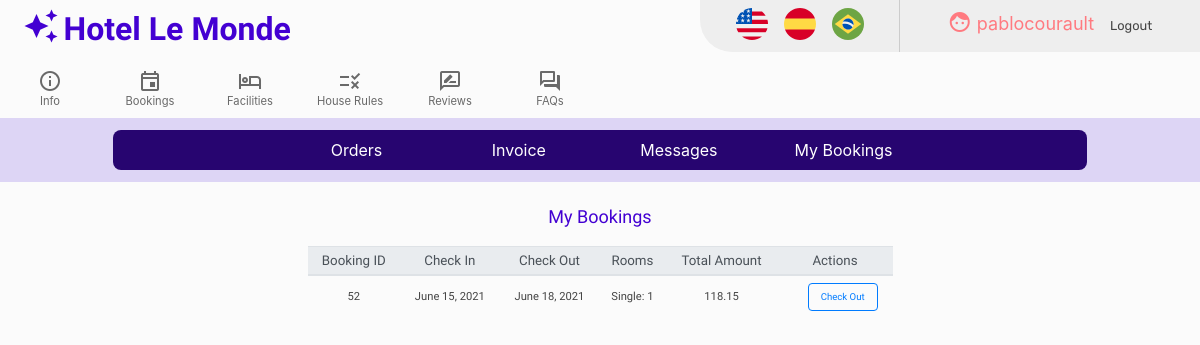
The page /mybookings (signed in) on the database as committed earlier.
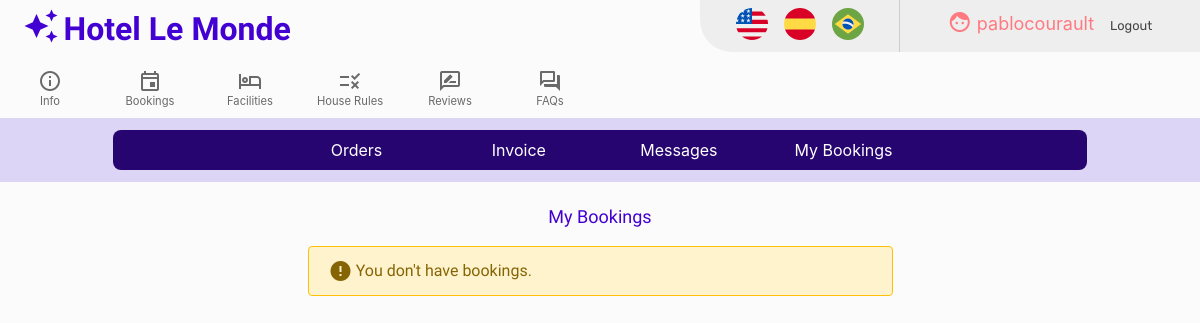
The same page on the database as committed later.
### hotel/models.py (models this page shows, shortened)
class Bookings(models.Model):
       user = models.ForeignKey(User, on_delete=models.CASCADE, blank=False)
       singles = models.IntegerField(validators=[MinValueValidator(0),
                                                 MaxValueValidator(8)],default=0)
       doubles = models.IntegerField(validators=[MinValueValidator(0),
                                                 MaxValueValidator(16)],default=0)
       triples = models.IntegerField(validators=[MinValueValidator(0),
                                                 MaxValueValidator(8)],default=0)
       quadruples = models.IntegerField(validators=[MinValueValidator(0),
                                                    MaxValueValidator(4)],default=0)
       checkin_date = models.DateField(blank=False, auto_now=False, auto_now_add=False)
       checkout_date = models.DateField(blank=False, auto_now=False, auto_now_add=False)
       checkout_code = models.CharField(max_length=6, blank=False)
       amount = models.DecimalField(blank=False, max_digits=8, decimal_places=2)
       checkin = models.BooleanField(default=False)

### hotel/views.py (the view, shortened to what this page needs)
# urls.py: path("mybookings", views.mybookings, name="mybookings"),
@login_required
@csrf_exempt
def mybookings(request):
    today = date.today()
    bookings = Bookings.objects.filter(user=request.user).order_by('checkin_date')
    is_guest = Guests.objects.filter(guest=request.user).exists()
    if request.method != "POST":
        post = False
        error = False
        return  render(request, "hotel/mybookings.html", { 'post': post,
                                                           'error': error,
                                                           'bookings': bookings,
                                                           'today': today,
                                                           'is_guest': is_guest })

### hotel/templates/hotel/mybookings.html (shortened to what this page needs)
{% extends "hotel/layout.html" %}
{% load i18n %}
{% load static %}
{% block body %}
<div class="row">
    <div class="col-lg-12 col-sm-12 booking-title">
    {% translate 'My Bookings' %}
    </div>
</div>
<div class="row">
   <div class="col-lg-3 col-sm-12">
   </div>
   <div class="col-lg-6 col-sm-12">
  {% if bookings %}
  <table class="table" id="mybookings-table">
    <thead class="thead-light">
      <tr>
        <th scope="col"> {% translate 'Booking ID' %} </th>
        <th scope="col"> {% translate 'Check In' %} </th>
        <th scope="col"> {% translate 'Check Out' %} </th>
        <th scope="col"> {% translate 'Rooms' %} </th>
        <th scope="col"> {% translate 'Total Amount' %} </th>
        <th scope="col" colspan="2"> {% translate 'Actions' %}</th>
      </tr>
    </thead>
    <tbody>
      {% for bk in bookings %}
      <tr id='tr-{{bk.id}}'>
         <td> {{ bk.id }} </td>
          <td id='datein-{{bk.id}}'> {{ bk.checkin_date }} </td>
          <td id='dateout-{{bk.id}}'> {{ bk.checkout_date }} </td>
          <td id='rooms-{{bk.id}}'>
            {% if bk.singles > 0 %}
              {% translate 'Single' %}: {{ bk.singles}}
            {% endif %}
          </td>
          <td id='amount-{{bk.id}}'> {{ bk.amount}} </td>
          {% if bk.checkin %}
          <td></td>
          <td> <button type="button" class="btn btn-outline-primary mybookings-btn btn-checkout" data-checkout_id='{{bk.id}}'> {% translate 'Check Out' %} </button> </td>
          {% endif %}
      </tr>
      {% endfor %}
    </tbody>
  </table>
  {% else %}
  <div class="alert alert-warning border border-warning booking-info">
    <div class="material-icons booking-info-icon">error</div>
      <div> {% translate 'You don\'t have bookings.' %} </div>
  </div>
  {% endif %}
</div>
<div class="col-lg-3 col-sm-12">
</div>
</div>
{% endblock %}

Rows that differ between the two databases and show on the page:
removed Bookings: id "52", checkin_date "June 15, 2021", checkout_date "June 18, 2021", singles "1", amount "118.15"
Other text that changed with them:
text no longer shown: "Booking ID Check In Check Out Rooms Total Amount Actions"
text now shown: "You don't have bookings."
